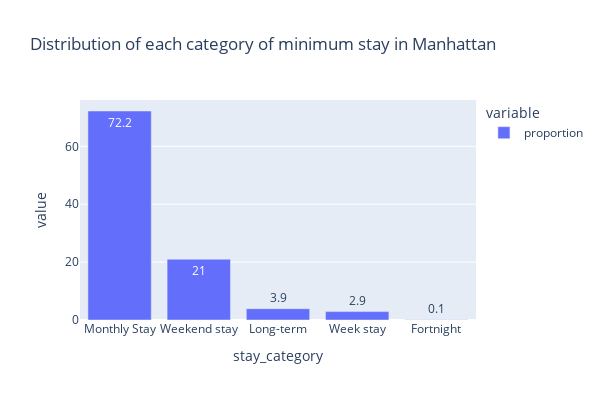

This figure's notebook cell:
### Code cell
# Let's see the composition of each category of minimum stay period in Manhattan

stay_cat_comp = manhattan_n.stay_category.value_counts(normalize=True).mul(100).round(1)

figure = px.bar(
    stay_cat_comp,
    title='Distribution of each category of minimum stay in Manhattan',
    text_auto = True
)


figure.update_layout(height = 400, width = 600)
figure.show()

### Figure 1 — Plotly figure (JSON) as saved in the notebook; plotly's stock layout.template omitted (floating-point values rounded to 4 significant figures)
{"data": [{"alignmentgroup": "True", "hovertemplate": "variable=proportion<br>stay_category=%{x}<br>value=%{y}<extra></extra>", "legendgroup": "proportion", "marker": {"color": "#636efa", "pattern": {"shape": ""}}, "name": "proportion", "offsetgroup": "proportion", "orientation": "v", "showlegend": true, "textposition": "auto", "texttemplate": "%{y}", "type": "bar", "x": ["Monthly Stay", "Weekend stay", "Long-term", "Week stay", "Fortnight"], "xaxis": "x", "y": [72.2, 21, 3.9, 2.9, 0.1], "yaxis": "y"}], "layout": {"barmode": "relative", "height": 400, "legend": {"title": {"text": "variable"}, "tracegroupgap": 0}, "title": {"text": "Distribution of each category of minimum stay in Manhattan"}, "width": 600, "xaxis": {"anchor": "y", "domain": [0, 1], "title": {"text": "stay_category"}}, "yaxis": {"anchor": "x", "domain": [0, 1], "title": {"text": "value"}}}}
